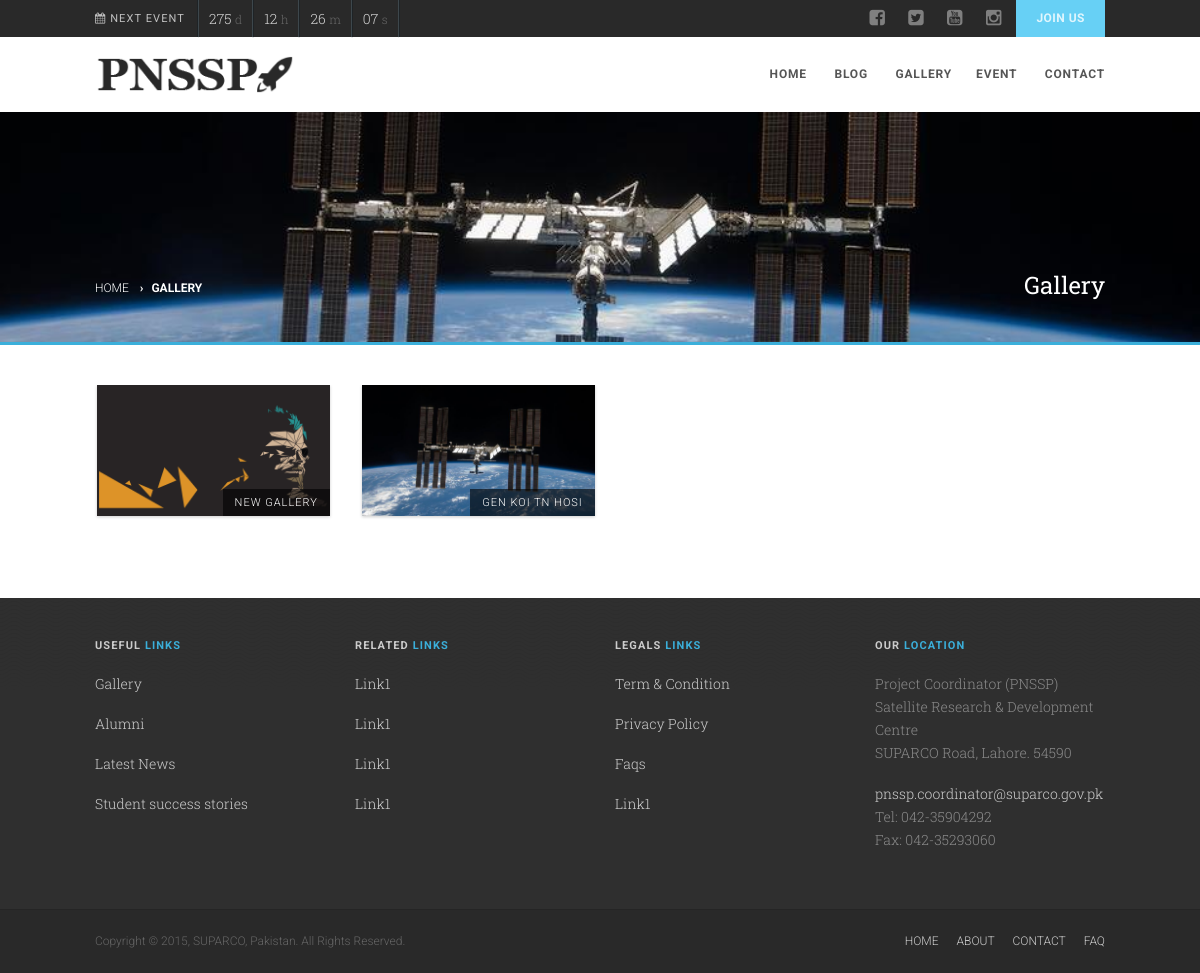
/index.php/gallery, run on the app's committed database.
### tables this page shows
CREATE TABLE `posts` (
  `id` int(11) NOT NULL AUTO_INCREMENT,
  `heading` varchar(100) DEFAULT NULL,
  `content` text,
  `type` varchar(45) DEFAULT NULL,
  `date` varchar(150) DEFAULT NULL,
  `button` tinyint(1) DEFAULT NULL,
  `buttonText` varchar(45) DEFAULT NULL,
  `buttonLink` varchar(200) DEFAULT NULL,
  `featured_image` varchar(100) DEFAULT NULL,
  `have_images` tinyint(1) DEFAULT NULL,
  `excerpt` text,
  `icon` varchar(45) DEFAULT NULL,
  `category_id` int(11) NOT NULL,
  PRIMARY KEY (`id`)
);

### application/controllers/Gallery.php (called while the page is built)
<?php
class Gallery extends CI_Controller{
    public function index(){
        $perpage = 8;
        $page = $this->security->xss_clean($this->uri->segment(3,0));
        if($page == 0){
            $start = ($page * $perpage);
        }
        else{
            $start = ($page * $perpage) - 1;
        }
        $end = ($start + $perpage);
        $this->db->where('type','gallery');
        $this->db->order_by('id','DESC');
        $queryTotal      =   $this->db->get('posts');
        $this->db->limit($end,$start);
        $this->db->where('type','gallery');
        $this->db->order_by('id','DESC');
        $query      =   $this->db->get('posts');
        $this->load->library('pagination');
        $config['base_url']     =   site_url('gallery/index');
        $config['total_rows']   =   $queryTotal->num_rows();
        $config['per_page']     =   $perpage;
        $config['use_page_numbers'] = TRUE;
        $config['full_tag_open'] = '<ul class="pagination">';
        $config['full_tag_close'] = '</ul>';
        $config['num_tag_open'] = '<li>';
        $config['num_tag_close'] = '</li>';
        $config['cur_tag_open'] = '<li class="active"><a>';
        $config['cur_tag_close'] = '</a></li>';
        $config['prev_tag_open'] = '<li>';
        $config['prev_tag_close'] = '</li>';
        $config['next_tag_open'] = '<li>';
        $config['next_tag_close'] = '</li>';
        $this->pagination->initialize($config);
        $data['pagination']         =       $this->pagination->create_links();
        if($query->num_rows() > 0){
            $data['galleries']      =   $query->result();
        }
        else{
            $data['galleries']      =   $query->result();
        }
        $this->load->view('gallery.php',$data);
    }
}

### index.php (called while the page is built, shortened)
<?php
require_once BASEPATH.'core/CodeIgniter.php';

### application/views/gallery.php (the view, shortened to what this page needs)
<div class="body">
    <div class="page-header" style="background-image:url(images/img2.jpg)">
    	<div class="container">
        	<div class="row">
            	<div class="col-md-6 col-sm-6 hidden-xs">
          			<ol class="breadcrumb">
            			<li><a href="<?php echo site_url('home'); ?>">Home</a></li>
            			<li class="active">Gallery</li>
          			</ol>
            	</div>
            	<div class="col-md-6 col-sm-6 col-xs-12">
    				<h2>Gallery</h2>
                </div>
           	</div>
        </div>
    </div>
    <div class="double-border"></div>
  	<div class="main" role="main">
    	<div id="content" class="content full" style="padding: 40px 0 50px;">
    		<div class="container">
                <ul class="grid-holder col-4 gallery-grid magnific-gallery sort-destination" data-sort-id="gallery">
                <?php
                    foreach($galleries as $gallery){
                        ?>
                        <li class="grid-item format-image projects">
                            <div class="grid-item-inner">
                                <a href="<?php echo base_url('includes/images/'.$gallery->featured_image); ?>" class="media-box">
                                    <img src="<?php echo base_url('includes/images/'.$gallery->featured_image); ?>" alt="">
                                    <span class="gallery-cat"><?php echo $gallery->heading; ?></span>
                                </a>
                            </div>
                        </li>
                    <?php
                    }
                ?>
                </ul>
            </div>
       	</div>
   	</div>
</div>
</body>
</html>

### includes/css/style.css (style rules this page uses)
html, body, div, span, applet, object, iframe, h1, h2, h3, h4, h5, h6, p, blockquote, pre, a, abbr, acronym, address, big, cite, code, del, dfn, em, img, ins, kbd, q, s, samp, small, strike, strong, sub, sup, tt, var, b, u, i, center, dl, dt, dd, ol, ul, li, fieldset, form, label, legend, table, caption, tbody, tfoot, thead, tr, th, td, article, aside, canvas, details, embed, figure, figcaption, footer, header, hgroup, menu, nav, output, ruby, section, summary, time, mark, audio, video { margin: 0; padding: 0; border: 0; font: inherit; font-size: 100%; }
body { line-height: 1; }
ol, ul { list-style: none; }
* { -webkit-box-sizing: border-box; -moz-box-sizing: border-box; box-sizing: border-box; outline:none; }
html, body { height: 100%; }
html, hmtl a { width:100%; font-size: 100%; -webkit-text-size-adjust: 100%; -ms-text-size-adjust: 100%; }
a { color:#555555; text-decoration: none; cursor: pointer; -webkit-transition:all 0.3s ease 0.2s; -moz-transition:all 0.3s ease 0.2s; -ms-transition:all 0.3s ease 0.2s; -o-transition:all 0.3s ease 0.2s; transition:all 0.3s ease 0.1s; }
a img { border: none; }
a > img { vertical-align: middle; }
img { max-width: 100%; }
img, object, embed, audio, video { max-width: 100%; }
img { height: auto; }
h1, h2, h3, h4, h5, h6 { margin:0 0 18px 0; color:#333333; font-weight:400; line-height:1.5em; font-family: 'Roboto Slab', sans-serif; }
h2 { font-size:24px; }
ul { margin:10px 0 10px 20px; list-style-type:disc; }
ol { margin:10px 0 10px 30px; list-style-type: decimal; }
.overlay-transparent, .gallery-grid .gallery-cat { background:rgba(0,0,0,.6); }
.isotope, .isotope .isotope-item { -webkit-transition-duration: 0.8s; -moz-transition-duration: 0.8s; -ms-transition-duration: 0.8s; -o-transition-duration: 0.8s; transition-duration: 0.8s; }
.isotope { -webkit-transition-property: height, width; -moz-transition-property: height, width; -ms-transition-property: height, width; -o-transition-property: height, width; transition-property: height, width; }
.isotope .isotope-item { -webkit-transition-property: -webkit-transform, opacity; -moz-transition-property: -moz-transform, opacity; -ms-transition-property: -ms-transform, opacity; -o-transition-property: -o-transform, opacity; transition-property: transform, opacity; }
.media-box { position:relative; display:block; max-width:100%; }
.double-border { position:relative; width:100%; height:3px; }
body { background-color:#ffffff; color:#666666; font-size:14px; font-weight:300; font-family: 'Roboto Slab', serif; line-height:23px; background-attachment:fixed; }
.content { padding:40px 0 50px; }
.home .content { padding:0; }
.page-header { height:230px; margin:0; background-color:#ccc; background-repeat:no-repeat; background-size:cover; background-position:center center; border:0; }
.page-header h2 { text-align:right; padding-top:155px; color:#ffffff; }
.page-header .breadcrumb { padding:0; margin:0; padding-top:165px; background:none; font-family: 'Roboto', sans-serif; text-transform:uppercase; font-size:12px; }
.grid-holder { margin:0; list-style-type:none; width: 105%; margin-left: -3%; float: left; }
.grid-holder .grid-item { float: left; }
.grid-item { margin-bottom: 3%; border-bottom: medium none; }
.grid-item-inner { -webkit-box-shadow: 0px 1px 3px 0px rgba(0, 0, 0, 0.2); -moz-box-shadow: 0px 1px 3px 0px rgba(0, 0, 0, 0.2); box-shadow: 0px 1px 3px 0px rgba(0, 0, 0, 0.2); background:#ffffff; }
.grid-holder .grid-item { margin-left: 3%; }
.grid-holder.col-4 .grid-item { width:22%; }
.projects-grid .project-cat, .gallery-grid .gallery-cat { position: absolute; right:0; bottom:0; z-index:99; padding:2px 12px; color:#ffffff; font-family: 'Roboto', sans-serif; text-transform:uppercase; font-size:11px; letter-spacing:1px; }

### includes/colors/color8.css (style rules this page uses)
.secondary-color-bg, .top-menu li.secondary a, .featured-projects, hr.sm, .flexslider .flex-prev, .flexslider .flex-next, .events-listing .upcoming-events li:hover .event-details-btn, .single-event-info .time, .event-single-venue > span:first-child, .tag-cloud a, .staff-volunteers, .accordion-heading:hover .accordion-toggle, .page-header, .twitter-widget li span.date { background-color:#67d0f5; }

### data on the page
posts: featured_image (picture), heading "NEW GALLERY"
posts: featured_image (picture), heading "GEN KOI TN HOSI"
